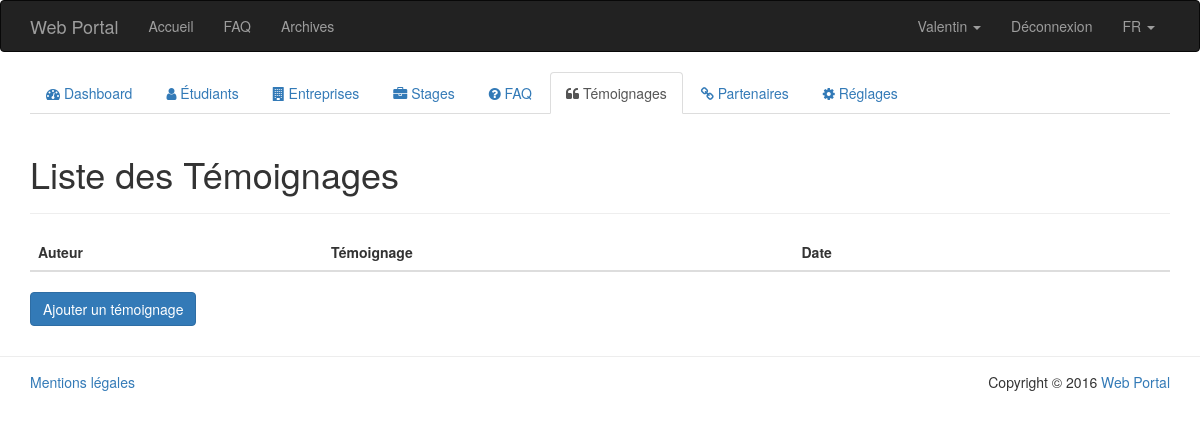
The app's page /PHP/public/index.php?page=admin/testimonials-list (signed in), older data.
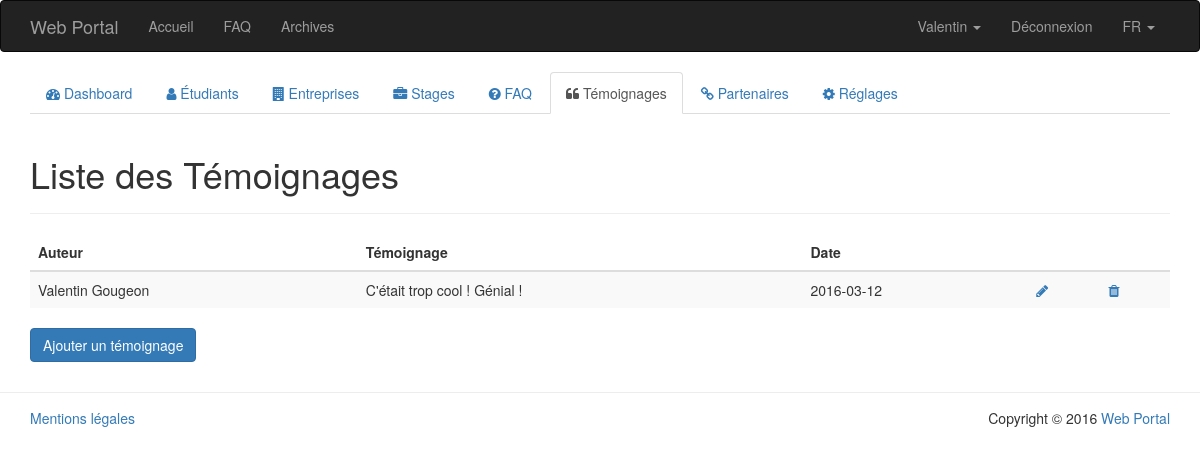
The same page, newer data.
### tables this page shows
CREATE TABLE IF NOT EXISTS `testimony` (
  `id` int(11) NOT NULL AUTO_INCREMENT,
  `description` text NOT NULL,
  `author` varchar(64) NOT NULL,
  `register_date` date NOT NULL,
  PRIMARY KEY (`id`),
  KEY `student` (`author`)
);

### PHP/app/model/Student.class.php (called while the page is built, shortened)
<?php
	class Student {
		public function __get($nom){
			return $this->$nom;
		}
		public static function getStudentById($id) {
			$db = PDOConnexion::getInstance();
			$sql = 'SELECT * FROM student WHERE id = :id';
			$sth = $db->prepare($sql);
			$sth->setFetchMode(PDO::FETCH_CLASS|PDO::FETCH_PROPS_LATE, 'Student');
			$sth->execute(array(
				':id' => $id
			));
			return $sth->fetch();
		}
	}
?>

### PHP/app/model/Testimony.class.php (called while the page is built, shortened)
<?php
	class Testimony {
		public function __get($nom){
			return $this->$nom;
		}
		public static function getTestimonialsList() {
			$db = PDOConnexion::getInstance();
			$sql = 'SELECT * FROM testimony';
			$sth = $db->prepare($sql);
			$sth->setFetchMode(PDO::FETCH_CLASS|PDO::FETCH_PROPS_LATE, 'Testimony');
			$sth->execute();
			return $sth->fetchAll();
		}
	}
?>

### PHP/app/view/admin/testimonials-list.php (the view, shortened to what this page needs)
<?php
	if (App::isAdmin()) {
?>
<div class="col-md-12">
	<div class="page-header">
		<h1>
			Liste des Témoignages
		</h1>
	</div>
	<table class="table table-striped">
		<thead>
			<tr>
				<th>Auteur</th>
				<th>Témoignage</th>
				<th>Date</th>
				<th></th>
				<th></th>
			</tr>
		</thead>
		<?php
			foreach (Testimony::getTestimonialsList() as $testimony) {
				echo '<tr data-id="' . $testimony->id . '">';
					echo '<td>' . $testimony->author . '</td>';
					echo '<td>' . $testimony->description . '</td>';
					echo '<td>' . $testimony->register_date . '</td>';
					echo '<td><a href="index.php?page=admin/testimony-edit&amp;id=' . $testimony->id . '" data-toggle="tooltip" title="Modifier"><i class="fa fa-pencil"></i></a></td>';
					echo '<td><a href="#" title="Supprimer" data-action="delete" data-toggle="tooltip" title="Supprimer"><i class="fa fa-trash"></i></a></td>';
				echo '</tr>';
			}
		?>
	</table>
	<a href="index.php?page=admin/add-testimony" class="btn btn-primary">Ajouter un témoignage</a>
	<?php
	}
	else{
		App::getHeader(404);
	}
	?>
</div>

Row changes from the older to the newer data that the page shows:
added testimony: author "Valentin Gougeon", description "C'était trop cool ! Génial !", register_date "2016-03-12"
